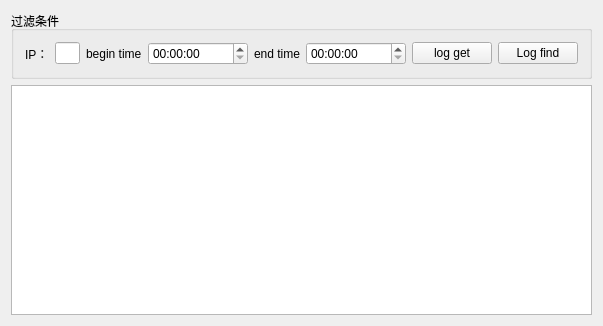
<?xml version="1.0" encoding="UTF-8"?>
<ui version="4.0">
 <class>SearchView</class>
 <widget class="QWidget" name="SearchView">
  <property name="geometry">
   <rect>
    <x>0</x>
    <y>0</y>
    <width>603</width>
    <height>326</height>
   </rect>
  </property>
  <property name="windowTitle">
   <string>SearchView</string>
  </property>
  <layout class="QVBoxLayout" name="verticalLayout">
   <item>
    <widget class="QGroupBox" name="groupBox">
     <property name="minimumSize">
      <size>
       <width>0</width>
       <height>36</height>
      </size>
     </property>
     <property name="title">
      <string>过滤条件</string>
     </property>
     <layout class="QHBoxLayout" name="horizontalLayout">
      <item>
       <widget class="QLabel" name="label">
        <property name="text">
         <string>IP：</string>
        </property>
       </widget>
      </item>
      <item>
       <widget class="QLineEdit" name="ip"/>
      </item>
      <item>
       <widget class="QLabel" name="label_2">
        <property name="text">
         <string>begin time</string>
        </property>
       </widget>
      </item>
      <item>
       <widget class="QTimeEdit" name="begin_time">
        <property name="minimumSize">
         <size>
          <width>100</width>
          <height>0</height>
         </size>
        </property>
        <property name="displayFormat">
         <string>HH:mm:ss</string>
        </property>
       </widget>
      </item>
      <item>
       <widget class="QLabel" name="label_3">
        <property name="text">
         <string>end time</string>
        </property>
       </widget>
      </item>
      <item>
       <widget class="QTimeEdit" name="end_time">
        <property name="minimumSize">
         <size>
          <width>100</width>
          <height>0</height>
         </size>
        </property>
        <property name="displayFormat">
         <string>HH:mm:ss</string>
        </property>
       </widget>
      </item>
      <item>
       <widget class="QPushButton" name="btn_log_get">
        <property name="text">
         <string>log get</string>
        </property>
       </widget>
      </item>
      <item>
       <widget class="QPushButton" name="btn_log_find">
        <property name="text">
         <string>Log find</string>
        </property>
       </widget>
      </item>
      <item>
       <spacer name="horizontalSpacer">
        <property name="orientation">
         <enum>Qt::Horizontal</enum>
        </property>
        <property name="sizeHint" stdset="0">
         <size>
          <width>40</width>
          <height>20</height>
         </size>
        </property>
       </spacer>
      </item>
     </layout>
    </widget>
   </item>
   <item>
    <widget class="QPlainTextEdit" name="log_edit"/>
   </item>
  </layout>
 </widget>
 <layoutdefault spacing="6" margin="11"/>
 <resources/>
 <connections/>
</ui>
